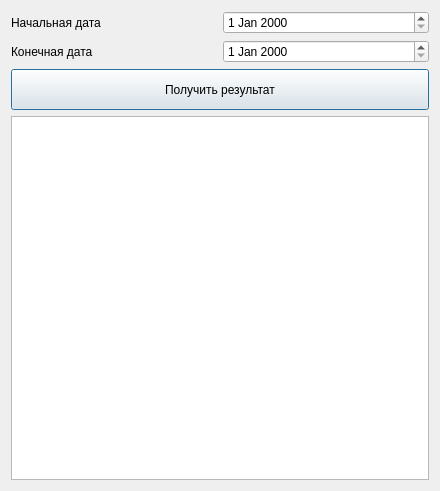
<?xml version="1.0" encoding="UTF-8"?>
<ui version="4.0">
 <class>SellerSalary</class>
 <widget class="QDialog" name="SellerSalary">
  <property name="geometry">
   <rect>
    <x>0</x>
    <y>0</y>
    <width>440</width>
    <height>491</height>
   </rect>
  </property>
  <property name="windowTitle">
   <string>Dialog</string>
  </property>
  <layout class="QGridLayout" name="gridLayout_3">
   <item row="0" column="0">
    <layout class="QGridLayout" name="gridLayout_4">
     <item row="0" column="0">
      <layout class="QGridLayout" name="gridLayout_2">
       <item row="1" column="0">
        <widget class="QLabel" name="endD">
         <property name="text">
          <string>Конечная дата</string>
         </property>
        </widget>
       </item>
       <item row="0" column="0">
        <widget class="QLabel" name="beginD">
         <property name="text">
          <string>Начальная дата</string>
         </property>
        </widget>
       </item>
      </layout>
     </item>
     <item row="0" column="1">
      <layout class="QGridLayout" name="gridLayout">
       <item row="1" column="0">
        <widget class="QDateEdit" name="dateEnd"/>
       </item>
       <item row="0" column="0">
        <widget class="QDateEdit" name="dateBegin"/>
       </item>
      </layout>
     </item>
    </layout>
   </item>
   <item row="2" column="0">
    <widget class="QTableView" name="tableView"/>
   </item>
   <item row="1" column="0">
    <widget class="QPushButton" name="result">
     <property name="minimumSize">
      <size>
       <width>141</width>
       <height>41</height>
      </size>
     </property>
     <property name="text">
      <string>Получить результат</string>
     </property>
    </widget>
   </item>
  </layout>
 </widget>
 <resources/>
 <connections/>
</ui>
